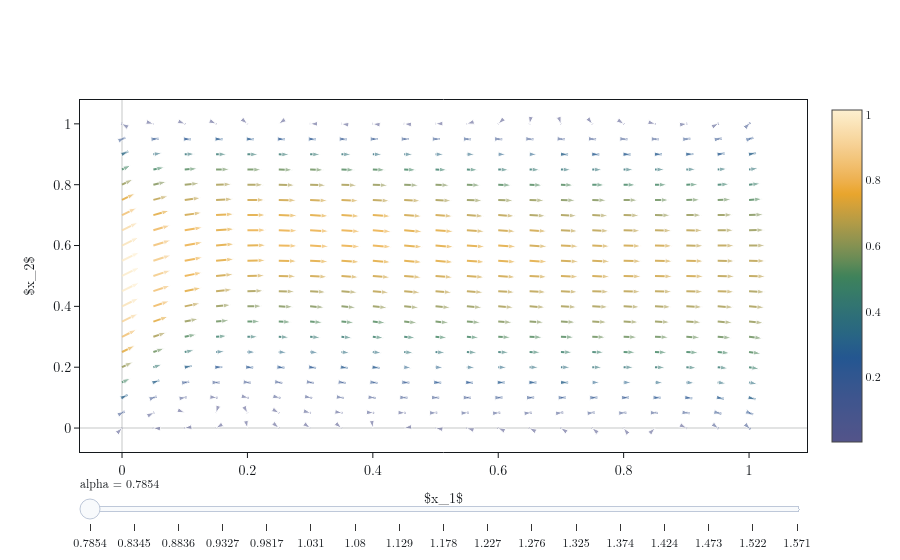

Write notebook code for a chart like this one.
### Markdown cell above
We could train even more to further improve the results. But let us check the solution now:

### Code cell
plot = mass_pipeline.visualize(model.output_ports[0],
                               controls=[qewton.viz.SliderSpec(A)],
                               max_vertex_distance={A: 0.05, X: 0.05},
                               variables=[U])
qewton.viz.Figure(plot).show()
